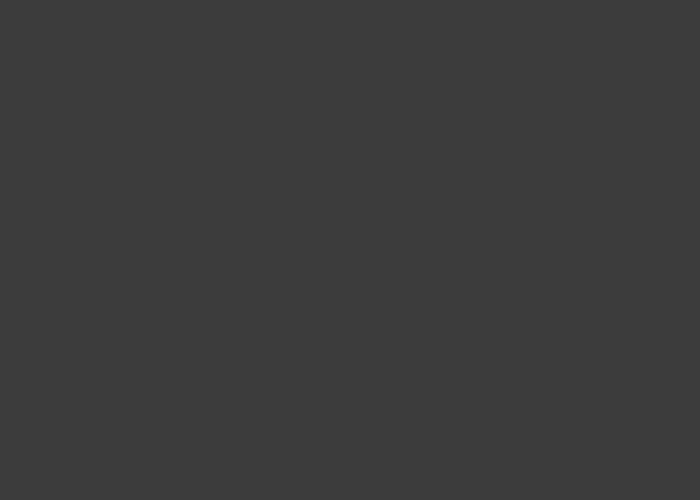
Frame 1 (no input)
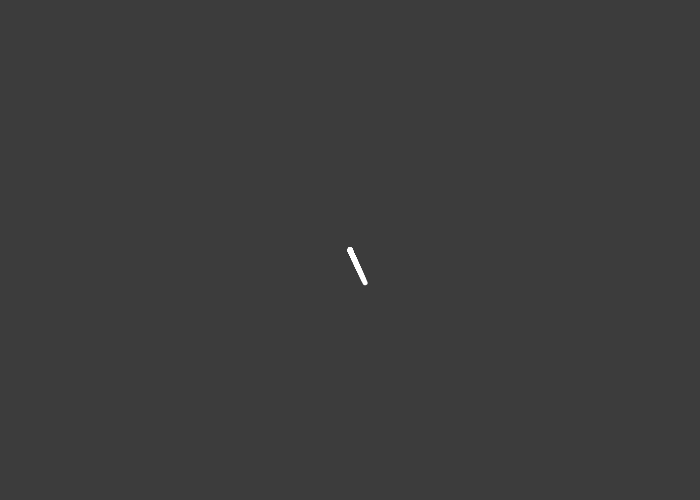
Frame 60 (no input)
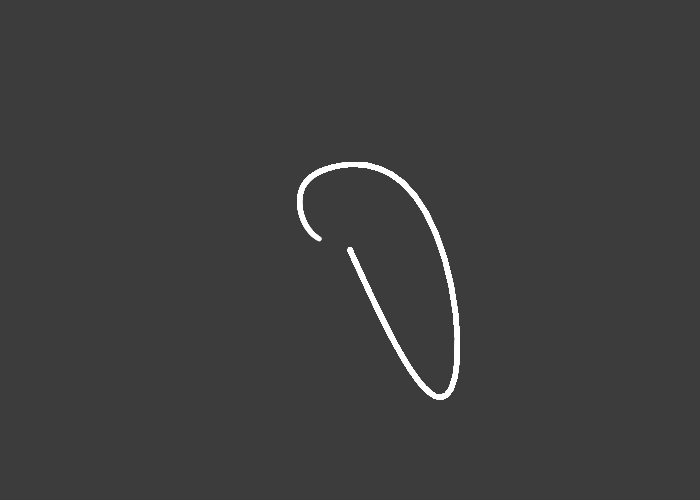
Frame 120 (the mouse pressed at the canvas centre since frame 60)

The p5.js sketch that drew these frames (run headless with seeded random() and noise() and a simulated clock; from frame 60 on, the mouse is pressed at the canvas centre):

// p5.js sketch
// ── sketch.js
var sigma = 10;
var gamma = 8.0/3.0;
var rho = 28;



var x = 0.01;
var y = 0.0;
var z = 0.0;

var dt = 0.01;

var points = [];

function setup() {
  createCanvas(700, 500);
  background(60);
}

function draw() {

  var dx = (sigma * (y - x))*dt;
  var dy = dy = (x * (rho - z) - y)*dt;
  var dz = dz = (x * y - gamma * z)*dt;

  x = x + dx;
  y = y + dy;
  z = z + dz;
  translate(width/2, height/2);


  points.push(createVector(x,y,z));
  beginShape();
  noFill();
  scale(5);
  for(var i = 0;i < points.length; i ++) {
    stroke(255, 255, 255);
    vertex(points[i].x, points[i].y);
}

  endShape();


}
